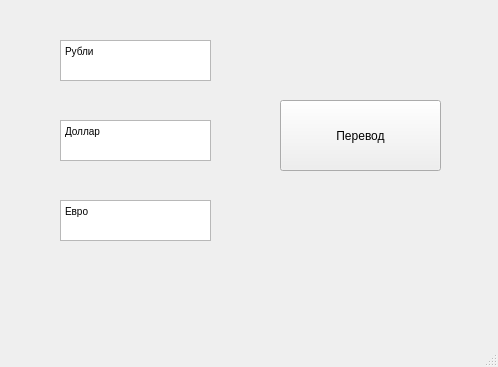
<?xml version="1.0" encoding="UTF-8"?>
<ui version="4.0">
 <class>MainWindow</class>
 <widget class="QMainWindow" name="MainWindow">
  <property name="geometry">
   <rect>
    <x>0</x>
    <y>0</y>
    <width>498</width>
    <height>367</height>
   </rect>
  </property>
  <property name="windowTitle">
   <string>MainWindow</string>
  </property>
  <widget class="QWidget" name="centralwidget">
   <widget class="QPushButton" name="pushButton">
    <property name="geometry">
     <rect>
      <x>280</x>
      <y>100</y>
      <width>161</width>
      <height>71</height>
     </rect>
    </property>
    <property name="text">
     <string>Перевод</string>
    </property>
   </widget>
   <widget class="QTextEdit" name="textEdit">
    <property name="geometry">
     <rect>
      <x>60</x>
      <y>40</y>
      <width>151</width>
      <height>41</height>
     </rect>
    </property>
    <property name="html">
     <string>&lt;!DOCTYPE HTML PUBLIC &quot;-//W3C//DTD HTML 4.0//EN&quot; &quot;http://www.w3.org/TR/REC-html40/strict.dtd&quot;&gt;
&lt;html&gt;&lt;head&gt;&lt;meta name=&quot;qrichtext&quot; content=&quot;1&quot; /&gt;&lt;style type=&quot;text/css&quot;&gt;
p, li { white-space: pre-wrap; }
&lt;/style&gt;&lt;/head&gt;&lt;body style=&quot; font-family:'MS Shell Dlg 2'; font-size:7.8pt; font-weight:400; font-style:normal;&quot;&gt;
&lt;p style=&quot; margin-top:0px; margin-bottom:0px; margin-left:0px; margin-right:0px; -qt-block-indent:0; text-indent:0px;&quot;&gt;Рубли&lt;/p&gt;&lt;/body&gt;&lt;/html&gt;</string>
    </property>
   </widget>
   <widget class="QTextEdit" name="textEdit_2">
    <property name="geometry">
     <rect>
      <x>60</x>
      <y>120</y>
      <width>151</width>
      <height>41</height>
     </rect>
    </property>
    <property name="html">
     <string>&lt;!DOCTYPE HTML PUBLIC &quot;-//W3C//DTD HTML 4.0//EN&quot; &quot;http://www.w3.org/TR/REC-html40/strict.dtd&quot;&gt;
&lt;html&gt;&lt;head&gt;&lt;meta name=&quot;qrichtext&quot; content=&quot;1&quot; /&gt;&lt;style type=&quot;text/css&quot;&gt;
p, li { white-space: pre-wrap; }
&lt;/style&gt;&lt;/head&gt;&lt;body style=&quot; font-family:'MS Shell Dlg 2'; font-size:7.8pt; font-weight:400; font-style:normal;&quot;&gt;
&lt;p style=&quot; margin-top:0px; margin-bottom:0px; margin-left:0px; margin-right:0px; -qt-block-indent:0; text-indent:0px;&quot;&gt;Доллар&lt;/p&gt;&lt;/body&gt;&lt;/html&gt;</string>
    </property>
   </widget>
   <widget class="QTextEdit" name="textEdit_3">
    <property name="geometry">
     <rect>
      <x>60</x>
      <y>200</y>
      <width>151</width>
      <height>41</height>
     </rect>
    </property>
    <property name="html">
     <string>&lt;!DOCTYPE HTML PUBLIC &quot;-//W3C//DTD HTML 4.0//EN&quot; &quot;http://www.w3.org/TR/REC-html40/strict.dtd&quot;&gt;
&lt;html&gt;&lt;head&gt;&lt;meta name=&quot;qrichtext&quot; content=&quot;1&quot; /&gt;&lt;style type=&quot;text/css&quot;&gt;
p, li { white-space: pre-wrap; }
&lt;/style&gt;&lt;/head&gt;&lt;body style=&quot; font-family:'MS Shell Dlg 2'; font-size:7.8pt; font-weight:400; font-style:normal;&quot;&gt;
&lt;p style=&quot; margin-top:0px; margin-bottom:0px; margin-left:0px; margin-right:0px; -qt-block-indent:0; text-indent:0px;&quot;&gt;Евро&lt;/p&gt;&lt;/body&gt;&lt;/html&gt;</string>
    </property>
   </widget>
  </widget>
  <widget class="QMenuBar" name="menubar">
   <property name="geometry">
    <rect>
     <x>0</x>
     <y>0</y>
     <width>498</width>
     <height>26</height>
    </rect>
   </property>
  </widget>
  <widget class="QStatusBar" name="statusbar"/>
 </widget>
 <resources/>
 <connections/>
</ui>
